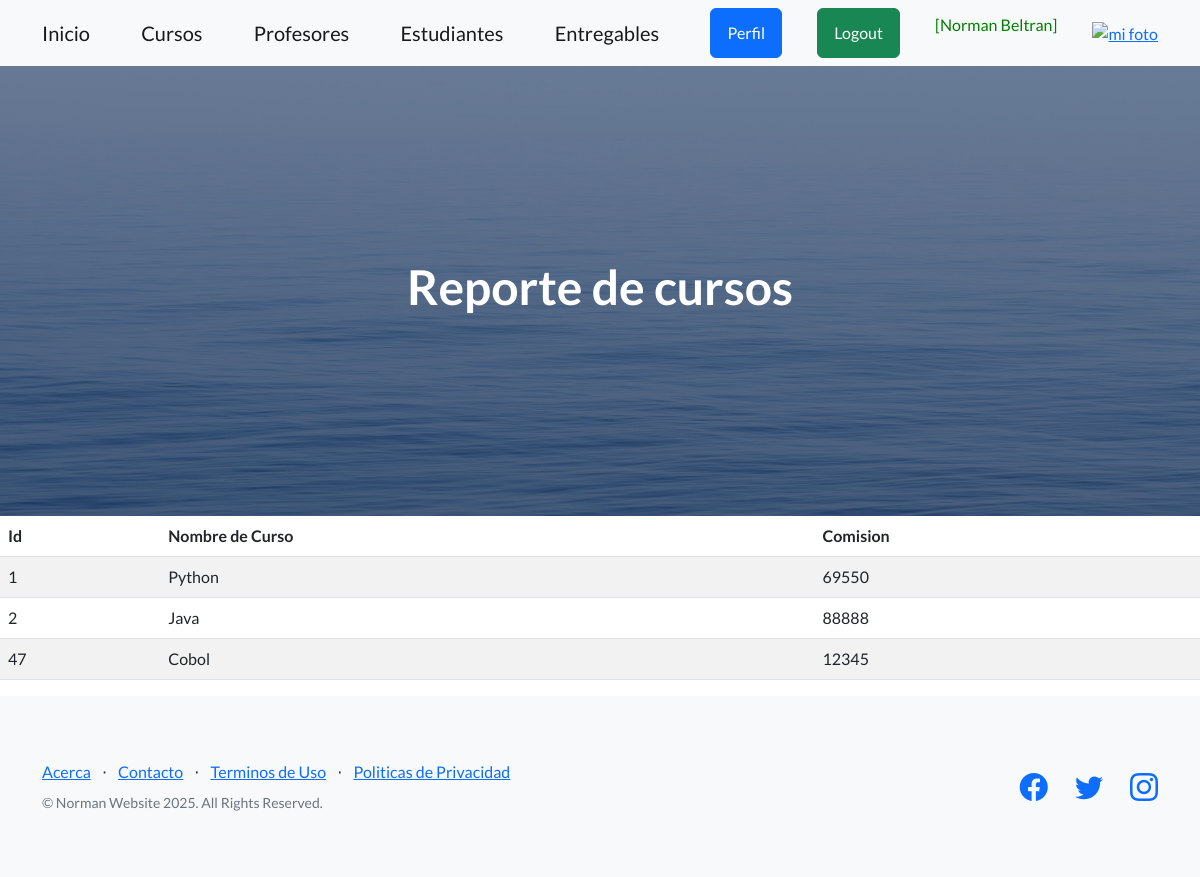
Screenshot of /app/cursos/ (signed in) with the database file from the repository.
### aplicacion/models.py (models this page shows, shortened)
class Curso(models.Model):
    nombre = models.CharField(max_length=50)
    comision = models.IntegerField()

### aplicacion/views.py (the view)
# urls.py: path("cursos/",  views.cursos, name="cursos"),
@login_required
def cursos(request):
    cursos = Curso.objects.all()
    return render(request, "aplicacion/cursos.html", {"cursos": cursos})

### aplicacion/templates/aplicacion/cursos.html
{% extends 'aplicacion/index.html' %}
{% block titulo %}
<h1>Reporte de cursos</h1>
{% endblock titulo %}
{% block contenido %}
<table class="table table-striped">
    <thead>
        <tr>
            <th>Id</th>
            <th>Nombre de Curso</th>
            <th>Comision</th>
        </tr>
    </thead>
    <tbody>
    {% for c in cursos  %}
        <tr>
            <td>{{ c.id }}</td>
            <td>{{ c.nombre }}</td>
            <td>{{ c.comision }}</td>
        </tr>
    {% endfor %}
    </tbody>
</table>
{% endblock contenido %}

### aplicacion/templates/aplicacion/index.html (shortened to what this page needs)
<!DOCTYPE html>
<html lang="en">
    <head>
        {% load static %}
        <link href="https://cdn.jsdelivr.net/npm/bootstrap-icons@1.5.0/font/bootstrap-icons.css" rel="stylesheet" type="text/css" />
        <link href="{% static 'css/styles.css' %}" rel="stylesheet" />
        <link rel="stylesheet" href="https://cdnjs.cloudflare.com/ajax/libs/font-awesome/6.4.0/css/all.min.css">
    </head>
    <body>
        <nav class="navbar navbar-light bg-light static-top">
            <div class="container">
                <a class="navbar-brand" href="">Inicio</a>
                <a class="navbar-brand" href="">Cursos</a>
                <a class="navbar-brand" href="{% url 'profesores' %}">Profesores</a>
                <a class="navbar-brand" href="{% url 'estudiantes' %}">Estudiantes</a>
                <a class="navbar-brand" href="">Entregables</a>
                {% if user.is_authenticated %}
                    <a class="btn btn-primary" href="{% url 'perfil' %}">Perfil</a>
                    <a class="btn btn-success" href="#" onclick="event.preventDefault(); document.getElementById('logout-form').submit();">Logout</a>
                    <p style="color:green"> [{{user.first_name}} {{user.last_name}}]</p>
                                    <div class="text-center">
                    <a href="{% url 'agregar_avatar' %}"><img src="{{ request.session.avatar }}" height="40px" weight="40px" alt="mi foto"></a>
                </div>
                {% else %}
                    <a class="btn btn-primary" href="{% url 'login' %}">Login</a>
                    <a class="btn btn-success" href="{% url 'registro' %}">Registrarse</a>
                {% endif %}
            </div>
        </nav>
        <header class="masthead">
            <div class="container position-relative">
                <div class="row justify-content-center">
                    <div class="col-xl-6">
                        <div class="text-center text-white">
                            {% block titulo %}{% endblock titulo %}
                        </div>
                    </div>
                </div>
            </div>
        </header>
        {% block contenido %}
        {% endblock contenido %}
        <footer class="footer bg-light">
            <div class="container">
                <div class="row">
                    <div class="col-lg-6 h-100 text-center text-lg-start my-auto">
                        <ul class="list-inline mb-2">
                            <li class="list-inline-item"><a href="">Acerca</a></li>
                            <li class="list-inline-item">⋅</li>
                            <li class="list-inline-item"><a href="#!">Contacto</a></li>
                            <li class="list-inline-item">⋅</li>
                            <li class="list-inline-item"><a href="#!">Terminos de Uso</a></li>
                            <li class="list-inline-item">⋅</li>
                            <li class="list-inline-item"><a href="#!">Politicas de Privacidad</a></li>
                        </ul>
                        <p class="text-muted small mb-4 mb-lg-0">&copy; Norman Website 2025. All Rights Reserved.</p>
                    </div>
                    <div class="col-lg-6 h-100 text-center text-lg-end my-auto">
                        <ul class="list-inline mb-0">
                            <li class="list-inline-item me-4">
                                <a href="#!"><i class="bi-facebook fs-3"></i></a>
                            </li>
                            <li class="list-inline-item me-4">
                                <a href="#!"><i class="bi-twitter fs-3"></i></a>
                            </li>
                            <li class="list-inline-item">
                                <a href="#!"><i class="bi-instagram fs-3"></i></a>
                            </li>
                        </ul>
                    </div>
                </div>
            </div>
        </footer>
    </body>
</html>

### rows the page displays
Curso: id "1", nombre "Python", comision "69550"
Curso: id "2", nombre "Java", comision "88888"
Curso: id "47", nombre "Cobol", comision "12345"

### other values shown
{{ user.first_name }} "Norman"
{{ user.last_name }} "Beltran"
